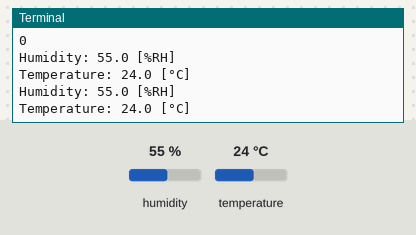
The program below on a simulated Raspberry Pi (BCM pin numbers). On the bench: the last lines printed to the terminal. The inputs (shaded band) are chosen by the test bench; at power-on: humidity 55 %, temperature 24 °C. No MQTT or app messages arrive unless stated.

Above: at 1.3 s.
1.4 s: humidity set to 22 %
At 2.2 s:
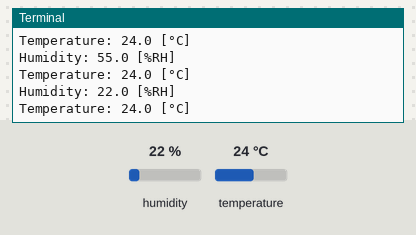
2.9 s: temperature set to 12 °C
At 3.7 s:
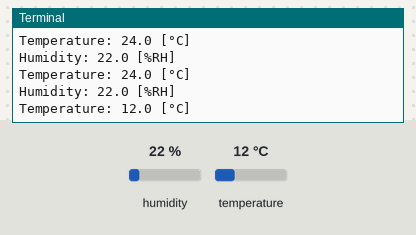
4.4 s: humidity set to 40 %
At 4.8 s:
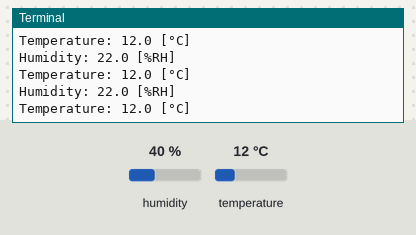
Timing chart, 0 to 7.4 s (numbered marks = the images above; inputs shaded):
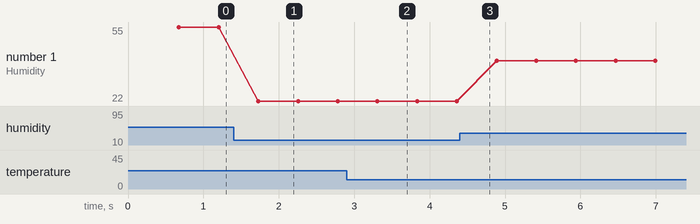

Measured:
- after the input at 1.4 s, the terminal: prints a new line after 0.33 s (image 1)
- after the input at 2.9 s, the terminal: prints a new line after 0.41 s (image 2)
- plotted number 1: 55 → 22 after the input at 1.4 s, 22 → 40 after the input at 4.4 s

The program:

2_DHT11.py
```python
import Adafruit_DHT
import paho.mqtt.client as mqtt
import env.broker_address as broker_address
import env.PORT as port
from time import sleep

sensor = Adafruit_DHT.DHT11
pin = 2
topic = "sensor"

def on_connect(client, userdata, flags, rc):
    print("Connected with result code "+str(rc))
    print(rc)

def publish_sensor_data(client):
    while True:
        data = Adafruit_DHT.read_retry(sensor, pin)
        print(f'Humidity: {data[0]} [%RH]')
        print(f'Temperature: {data[1]} [°C]')
        #const parsedData = str(data[0]+'/'+data[1])
        client.publish(topic + "/dht11",str(data))

if __name__ == "__main__":
    client = mqtt.Client()
    client.on_connect = on_connect

    client.connect(broker_address, port, 60)

    client.loop_start()
    publish_sensor_data(client)
```
